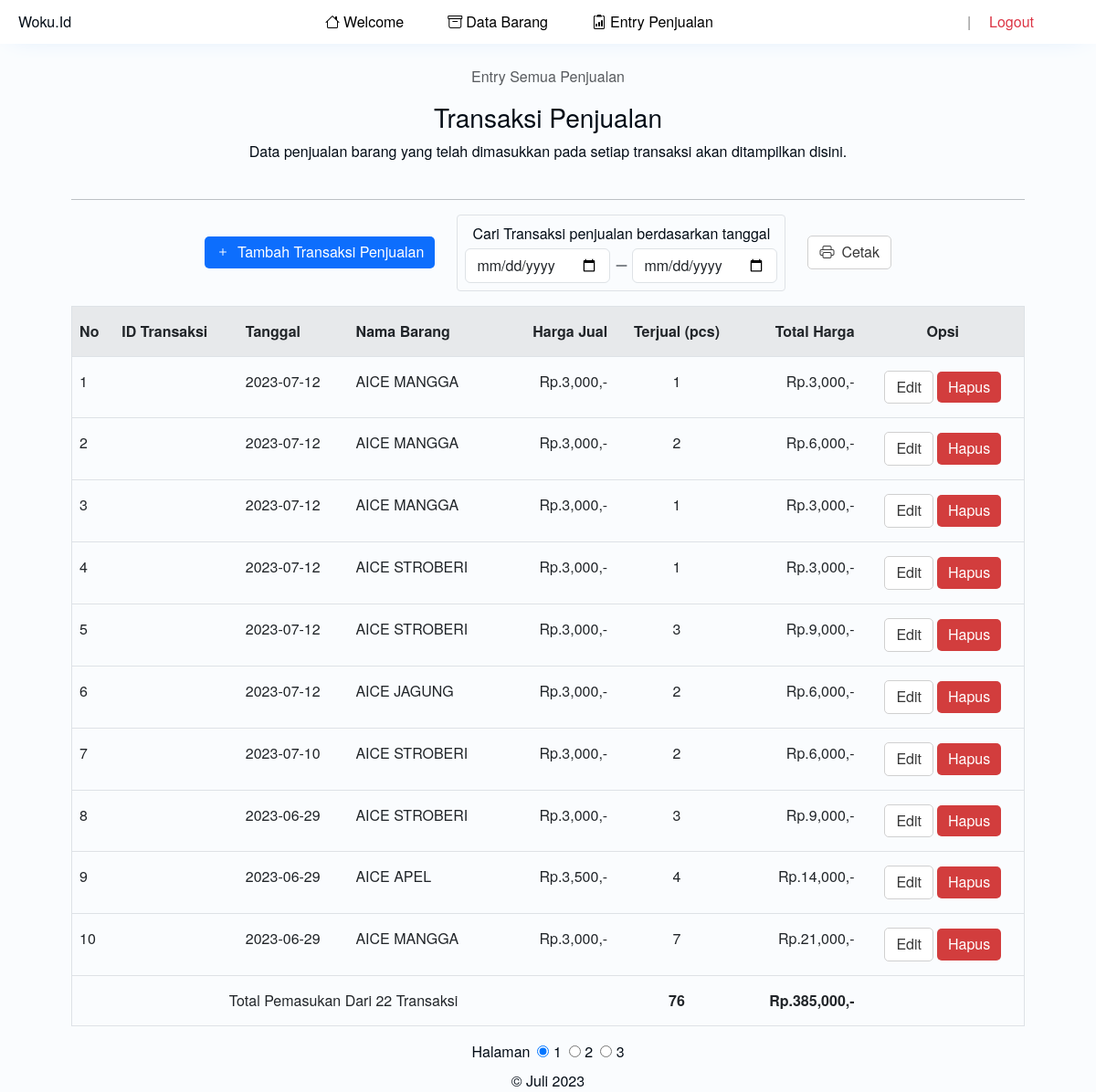
The app's page /barang_laku.php, older data.
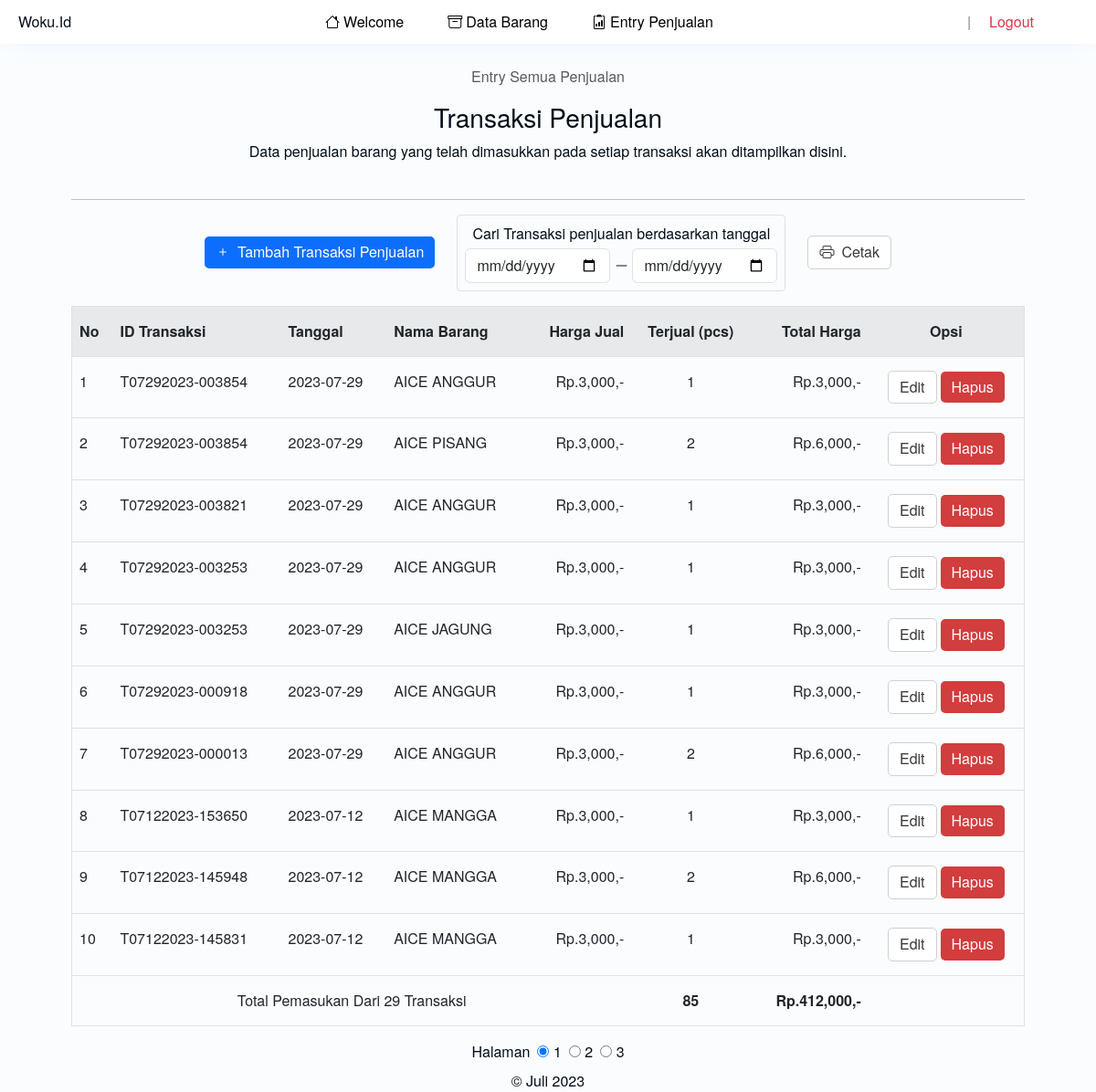
The same page, newer data.
### tables this page shows
CREATE TABLE `barang_laku` (
  `id_transaksi` varchar(20) NOT NULL,
  `tanggal` date NOT NULL,
  `nama` text NOT NULL,
  `jumlah` int(11) NOT NULL,
  `harga` int(11) NOT NULL,
  `total_harga` int(20) NOT NULL,
  `laba` int(11) NOT NULL,
  `id` int(11) NOT NULL
);

### barang_laku.php (the view, shortened to what the rows shown need)
<?php
include 'header.php';
$koneksi = mysqli_connect('localhost','root','','projectweb');
?>
<div class="data-barang">
	<main>
		<section>
			<div class="s3" style="overflow: auto;">
				<?php
					$per_hal = 10;
					$page = (isset($_GET['page'])) ? (int)$_GET['page'] : 1;
					$start = ($page - 1) * $per_hal;
				?>
				<table class="table border border-1">
					<tr style="background: var(--bs-table-hover-bg);">
						<th>No</th>
						<th>ID Transaksi</th>
						<th>Tanggal</th>
						<th>Nama Barang</th>
						<th class="text-end">Harga Jual</th>
						<th class="text-center">Terjual (pcs)</th>
						<th class="text-end">Total Harga</th>
						<th class="text-center">Opsi</th>
					</tr>
					<?php
					if($_SESSION["dateStart"] && $_SESSION["dateEnd"]){
						$dateStart = $_SESSION["dateStart"];
						$dateEnd = $_SESSION["dateEnd"];
						$brg=mysqli_query($koneksi, "SELECT * from barang_laku where tanggal between '$dateStart' and '$dateEnd' order by id desc limit $start, $per_hal");
						$jumlah_record = mysqli_query($koneksi, "SELECT COUNT(*) as jum from barang_laku where tanggal between '$dateStart' and '$dateEnd'");
						$jum = mysqli_fetch_assoc($jumlah_record);
						$_SESSION['jum'] = $jum['jum'];
						$halaman = ceil($jum['jum'] / $per_hal);
					}
					else{
						$brg=mysqli_query($koneksi, "select * from barang_laku order by id desc limit $start, $per_hal");
					}
					if ($page == 1) {
						$no = $page;
					}
					else{
						$no = $start + 1;
					}
					while($b=mysqli_fetch_array($brg)){
					?>
					<tr>
						<td><?php echo $no++ ?></td>
						<td><?php echo $b['id_transaksi'] ?></td>
						<td><?php echo $b['tanggal'] ?></td>
						<td><?php echo $b['nama'] ?></td>
						<td class="text-end">Rp.<?php echo number_format($b['harga']) ?>,-</td>
						<td class="text-center"><?php echo $b['jumlah'] ?></td>
						<td class="text-end">Rp.<?php echo number_format($b['total_harga']) ?>,-</td>
						<td id="rowResponsive">
							<div class="d-flex gap-1 justify-content-center align-items-center">
								<a id="btnDesktop" href="edit_laku.php?id=<?php echo $b['id']; ?>" class="d-none d-lg-inline-flex buttonku-1">Edit</a>
								<a id="btnDesktop" onclick="if(confirm('Apakah anda yakin ingin menghapus data ini ??')){ location.href='hapus_laku.php?id=<?php echo $b['id']; ?>&jumlah=<?php echo $b['jumlah'] ?>&nama=<?php echo $b['nama']; ?>' }" class="d-none d-lg-inline-flex buttonku-1-danger">Hapus</a>
							</div>
						</td>
					</tr>
					<?php
					}
					?>
				</table>
			</div>
		</section>
	</main>
</div>

Row changes from the older to the newer data that the page shows:
removed barang_laku: tanggal "2023-07-12", nama "AICE MANGGA", harga "3,000", jumlah "1", total_harga "3,000"
removed barang_laku: tanggal "2023-07-12", nama "AICE MANGGA", harga "3,000", jumlah "2", total_harga "6,000"
removed barang_laku: tanggal "2023-07-12", nama "AICE MANGGA", harga "3,000", jumlah "1", total_harga "3,000"
removed barang_laku: tanggal "2023-07-12", nama "AICE STROBERI", harga "3,000", jumlah "1", total_harga "3,000"
removed barang_laku: tanggal "2023-07-12", nama "AICE STROBERI", harga "3,000", jumlah "3", total_harga "9,000"
removed barang_laku: tanggal "2023-07-12", nama "AICE JAGUNG", harga "3,000", jumlah "2", total_harga "6,000"
removed barang_laku: tanggal "2023-07-10", nama "AICE STROBERI", harga "3,000", jumlah "2", total_harga "6,000"
removed barang_laku: tanggal "2023-06-29", nama "AICE STROBERI", harga "3,000", jumlah "3", total_harga "9,000"
removed barang_laku: tanggal "2023-06-29", nama "AICE APEL", harga "3,500", jumlah "4", total_harga "14,000"
removed barang_laku: tanggal "2023-06-29", nama "AICE MANGGA", harga "3,000", jumlah "7", total_harga "21,000"
added barang_laku: id_transaksi "T07292023-003854", tanggal "2023-07-29", nama "AICE ANGGUR", harga "3,000", jumlah "1", total_harga "3,000"
added barang_laku: id_transaksi "T07292023-003854", tanggal "2023-07-29", nama "AICE PISANG", harga "3,000", jumlah "2", total_harga "6,000"
added barang_laku: id_transaksi "T07292023-003821", tanggal "2023-07-29", nama "AICE ANGGUR", harga "3,000", jumlah "1", total_harga "3,000"
added barang_laku: id_transaksi "T07292023-003253", tanggal "2023-07-29", nama "AICE ANGGUR", harga "3,000", jumlah "1", total_harga "3,000"
added barang_laku: id_transaksi "T07292023-003253", tanggal "2023-07-29", nama "AICE JAGUNG", harga "3,000", jumlah "1", total_harga "3,000"
added barang_laku: id_transaksi "T07292023-000918", tanggal "2023-07-29", nama "AICE ANGGUR", harga "3,000", jumlah "1", total_harga "3,000"
added barang_laku: id_transaksi "T07292023-000013", tanggal "2023-07-29", nama "AICE ANGGUR", harga "3,000", jumlah "2", total_harga "6,000"
added barang_laku: id_transaksi "T07122023-153650", tanggal "2023-07-12", nama "AICE MANGGA", harga "3,000", jumlah "1", total_harga "3,000"
added barang_laku: id_transaksi "T07122023-145948", tanggal "2023-07-12", nama "AICE MANGGA", harga "3,000", jumlah "2", total_harga "6,000"
added barang_laku: id_transaksi "T07122023-145831", tanggal "2023-07-12", nama "AICE MANGGA", harga "3,000", jumlah "1", total_harga "3,000"
Text that changed along with them:
$jum['jum']: "22" → "29"
$xx['jmlhLaku']: "76" → "85"
$yy['total']: "385,000" → "412,000"
